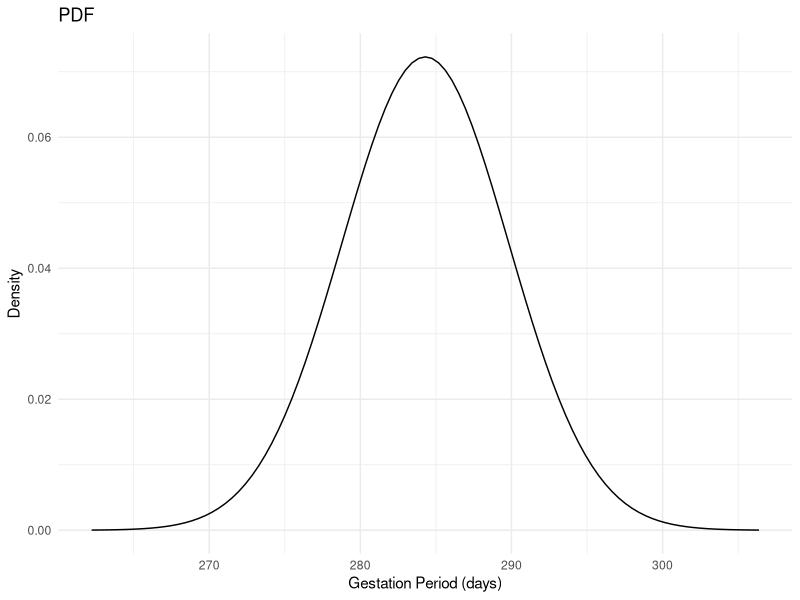
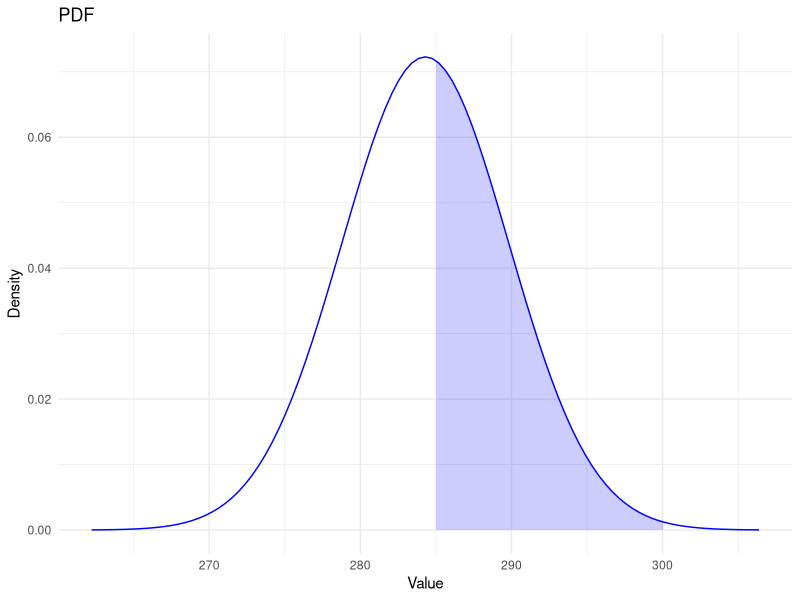
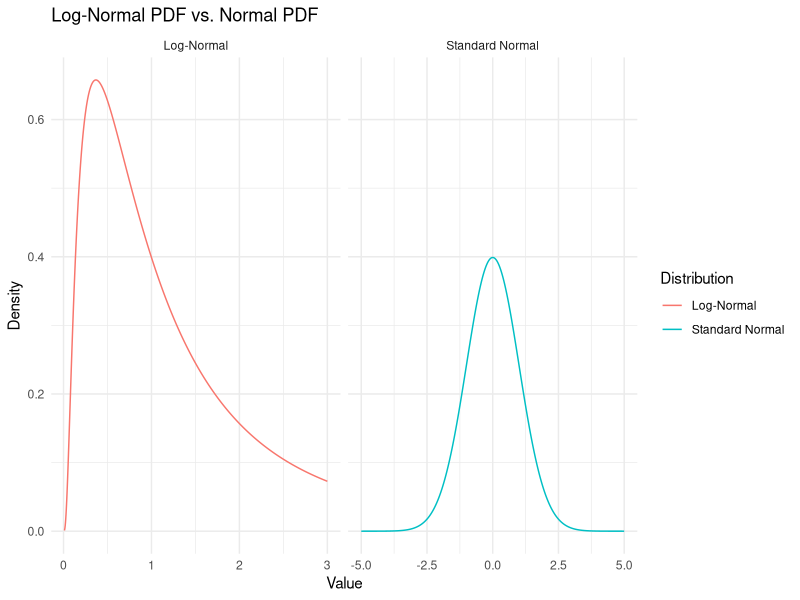
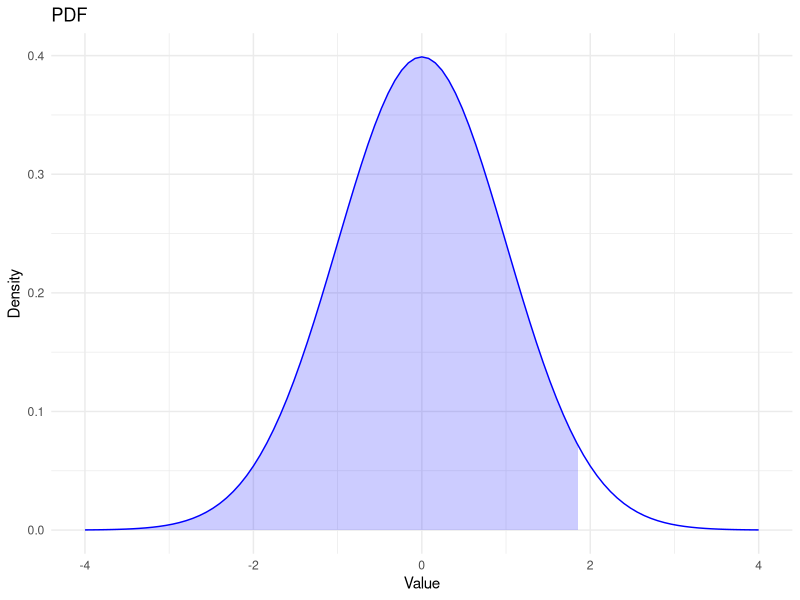
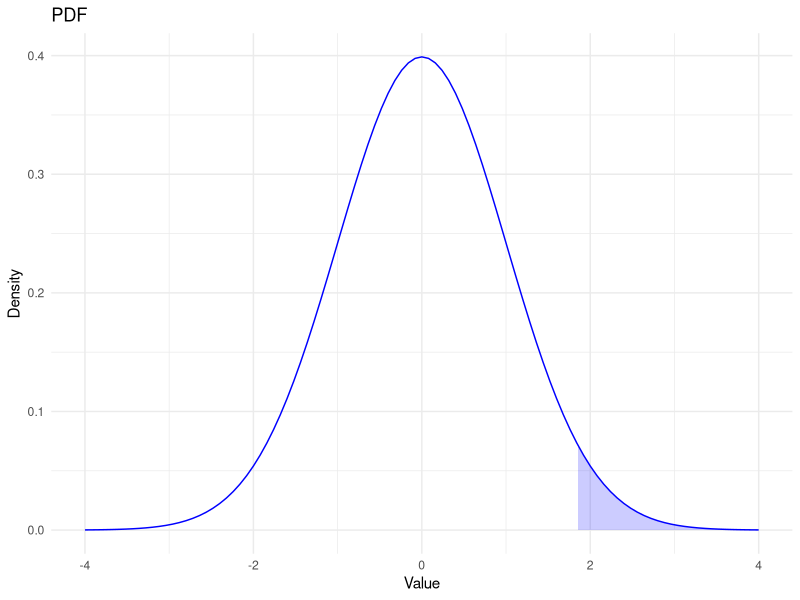
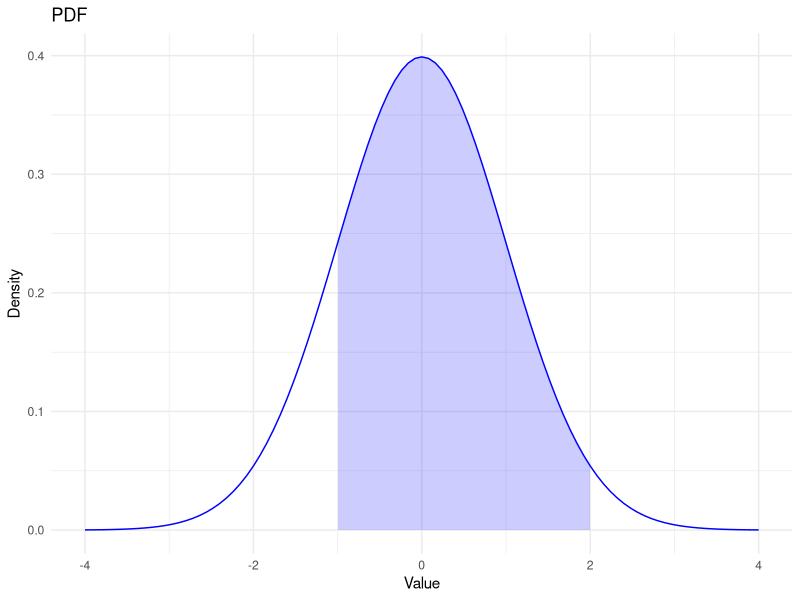
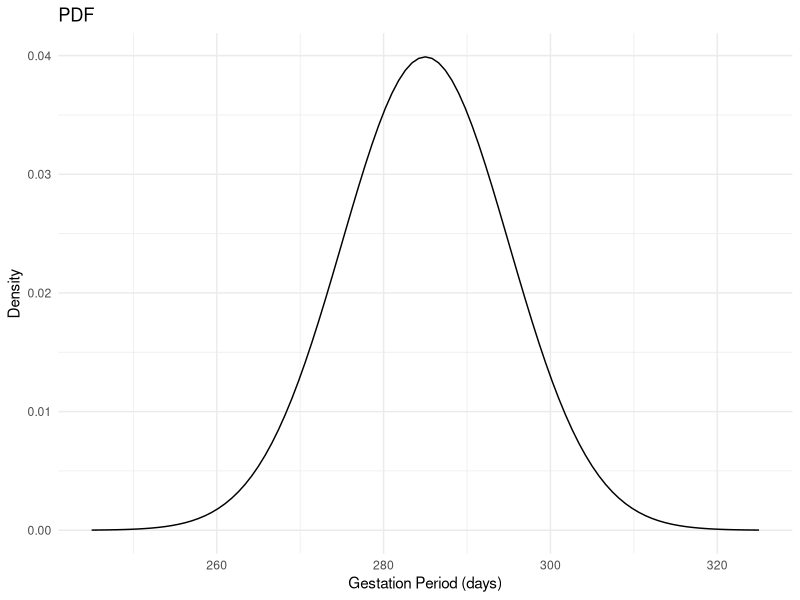
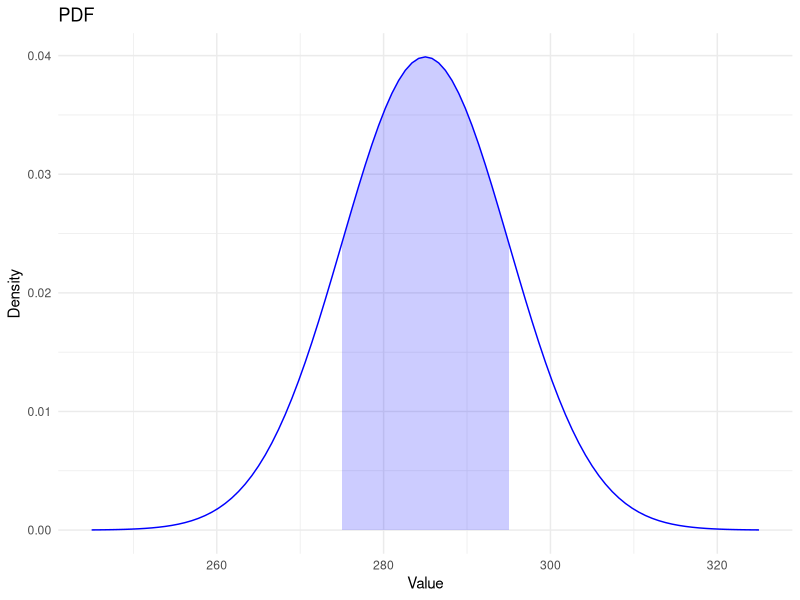

Here is the R script that generated these plots, in order:
## ---- chunk 1
library(ggplot2)
# Define the mean and standard deviation
mean <- 284.3
sd <- 5.52
# Create a sequence of x values
x_values <- seq(mean - 4*sd, mean + 4*sd, length.out = 1000)
# Create a ggplot
ggplot(data.frame(x_values), aes(x = x_values)) +
  stat_function(fun = dnorm, args = list(mean = mean, sd = sd)) +
  labs(title = "PDF", x = "Gestation Period (days)", y = "Density") +
  theme_minimal()
## ---- chunk 2

# Load the ggplot2 library
library(ggplot2)

# Define the mean and standard deviation
mean <- 284.3
sd <- 5.52

# Define the range for the shaded area
lower_bound <- 285
upper_bound <- 300

# Create a data frame for the x values
x_values <- seq(mean - 4*sd, mean + 4*sd, length.out = 1000)
df <- data.frame(x = x_values)

# Create the ggplot object
ggplot(df, aes(x)) +
  stat_function(fun = dnorm, args = list(mean = mean, sd = sd), colour = "blue") +
  geom_area(stat = "function", fun = dnorm, args = list(mean = mean, sd = sd),
            xlim = c(lower_bound, upper_bound), fill = "blue", alpha = 0.2) +
  labs(title = "PDF", x = "Value", y = "Density") +
  theme_minimal()

## ---- chunk 3
library(ggplot2)

# Data for standard normal distribution
x_norm <- seq(-5, 5, length.out = 1000)
y_norm <- dnorm(x_norm)

# Data for log-normal distribution
x_lognorm <- seq(0.01, 3, length.out = 1000) # Avoid starting at 0 to prevent log(0)
y_lognorm <- dlnorm(x_lognorm)

# Data frame for standard normal
df_norm <- data.frame(x = x_norm, y = y_norm, Distribution = 'Standard Normal')

# Data frame for log-normal
df_lognorm <- data.frame(x = x_lognorm, y = y_lognorm, Distribution = 'Log-Normal')

# Combine data frames
df <- rbind(df_norm, df_lognorm)

# Plot
ggplot(df, aes(x = x, y = y, color = Distribution)) + 
  geom_line() + 
  facet_wrap(~Distribution, scales = 'free_x') + 
  theme_minimal() + 
  labs(title = "Log-Normal PDF vs. Normal PDF", 
       x = "Value", 
       y = "Density")

## ---- chunk 4
pnorm(0)
## ---- chunk 5
pnorm(1.85)
## ---- chunk 6
# Load the ggplot2 library
library(ggplot2)

# Define the mean and standard deviation
mean <- 0
sd <- 1

# Define the range for the shaded area
lower_bound <- -4
upper_bound <- 1.85

# Create a data frame for the x values
x_values <- seq(mean - 4*sd, mean + 4*sd, length.out = 1000)
df <- data.frame(x = x_values)

# Create the ggplot object
ggplot(df, aes(x)) +
  stat_function(fun = dnorm, args = list(mean = mean, sd = sd), colour = "blue") +
  geom_area(stat = "function", fun = dnorm, args = list(mean = mean, sd = sd),
            xlim = c(lower_bound, upper_bound), fill = "blue", alpha = 0.2) +
  labs(title = "PDF", x = "Value", y = "Density") +
  theme_minimal()
## ---- chunk 7
1-pnorm(1.85)
## ---- chunk 8
# Load the ggplot2 library
library(ggplot2)

# Define the mean and standard deviation
mean <- 0
sd <- 1

# Define the range for the shaded area
lower_bound <- 1.85
upper_bound <- 4

# Create a data frame for the x values
x_values <- seq(mean - 4*sd, mean + 4*sd, length.out = 1000)
df <- data.frame(x = x_values)

# Create the ggplot object
ggplot(df, aes(x)) +
  stat_function(fun = dnorm, args = list(mean = mean, sd = sd), colour = "blue") +
  geom_area(stat = "function", fun = dnorm, args = list(mean = mean, sd = sd),
            xlim = c(lower_bound, upper_bound), fill = "blue", alpha = 0.2) +
  labs(title = "PDF", x = "Value", y = "Density") +
  theme_minimal()
## ---- chunk 9
pnorm(2)
pnorm(-1)
pnorm(2) - pnorm(-1)
## ---- chunk 10
# Load the ggplot2 library
library(ggplot2)

# Define the mean and standard deviation
mean <- 0
sd <- 1

# Define the range for the shaded area
lower_bound <- -1
upper_bound <- 2

# Create a data frame for the x values
x_values <- seq(mean - 4*sd, mean + 4*sd, length.out = 1000)
df <- data.frame(x = x_values)

# Create the ggplot object
ggplot(df, aes(x)) +
  stat_function(fun = dnorm, args = list(mean = mean, sd = sd), colour = "blue") +
  geom_area(stat = "function", fun = dnorm, args = list(mean = mean, sd = sd),
            xlim = c(lower_bound, upper_bound), fill = "blue", alpha = 0.2) +
  labs(title = "PDF", x = "Value", y = "Density") +
  theme_minimal()
## ---- chunk 11
library(ggplot2)
# Define the mean and standard deviation
mean <- 285
sd <- 10
# Create a sequence of x values
x_values <- seq(mean - 4*sd, mean + 4*sd, length.out = 1000)
# Create a ggplot
ggplot(data.frame(x_values), aes(x = x_values)) +
  stat_function(fun = dnorm, args = list(mean = mean, sd = sd)) +
  labs(title = "PDF", x = "Gestation Period (days)", y = "Density") +
  theme_minimal()
## ---- chunk 12
# Load the ggplot2 library
library(ggplot2)

# Define the mean and standard deviation
mean <- 285
sd <- 10

# Define the range for the shaded area
lower_bound <- 275
upper_bound <- 295

# Create a data frame for the x values
x_values <- seq(mean - 4*sd, mean + 4*sd, length.out = 1000)
df <- data.frame(x = x_values)

# Create the ggplot object
ggplot(df, aes(x)) +
  stat_function(fun = dnorm, args = list(mean = mean, sd = sd), colour = "blue") +
  geom_area(stat = "function", fun = dnorm, args = list(mean = mean, sd = sd),
            xlim = c(lower_bound, upper_bound), fill = "blue", alpha = 0.2) +
  labs(title = "PDF", x = "Value", y = "Density") +
  theme_minimal()
## ---- chunk 13
# Load the ggplot2 library
library(ggplot2)

# Define the mean and standard deviation
mean <- 285
sd <- 10

# Define the range for the shaded area
lower_bound <- 265
upper_bound <- 305

# Create a data frame for the x values
x_values <- seq(mean - 4*sd, mean + 4*sd, length.out = 1000)
df <- data.frame(x = x_values)

# Create the ggplot object
ggplot(df, aes(x)) +
  stat_function(fun = dnorm, args = list(mean = mean, sd = sd), colour = "blue") +
  geom_area(stat = "function", fun = dnorm, args = list(mean = mean, sd = sd),
            xlim = c(lower_bound, upper_bound), fill = "blue", alpha = 0.2) +
  labs(title = "PDF", x = "Value", y = "Density") +
  theme_minimal()
## ---- chunk 14
pnorm(1, mean = 1.4, sd = 0.2)
## ---- chunk 15
qnorm(0.05, mean = 1.4, sd = 0.2) # 5th percentile
## ---- chunk 16
qnorm(0.95, mean = 1.4, sd = 0.2) # 95th percentile
## ---- chunk 17
# Load the data
TcCB <- read.csv("TcCB.csv")

# Perform the Shapiro-Wilk test
shapiro.test(TcCB$TcCB)

